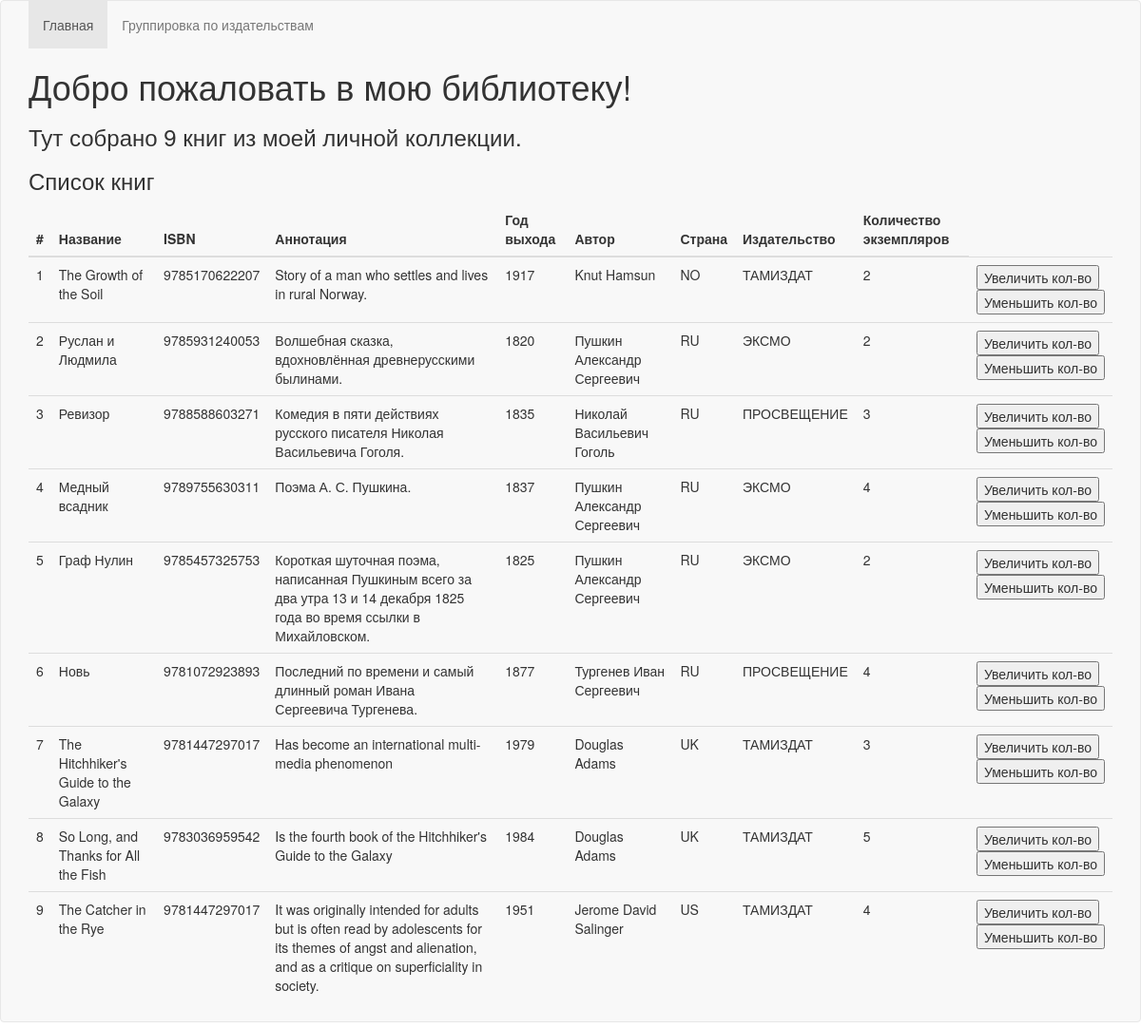
The page / on the database its author committed.
### p_library/models.py (models this page shows, shortened)
class Book(models.Model):
    ISBN = models.CharField(max_length=13)
    title = models.TextField()
    description = models.TextField()
    year_release = models.SmallIntegerField()
    copy_count = models.SmallIntegerField(default=1)
    price = models.DecimalField(decimal_places=2, max_digits=8, default=0.00)
    author = models.ForeignKey(Author, on_delete=models.CASCADE)
    publisher = models.ForeignKey(Publisher, on_delete=models.CASCADE)

class Author(models.Model):
    full_name = models.TextField()
    birth_year = models.SmallIntegerField()
    country = models.CharField(max_length=2)

class Publisher(models.Model):
    name = models.TextField()
    def __str__(self):
        return self.name

### p_library/views.py (the view)
# urls.py: path('', views.index),
def index(request):
    template = loader.get_template('index.html')
    books_count = Book.objects.all().count()
    books = Book.objects.all()
    biblio_data = {
        "books_count": books_count,
        "books": books,
        }
    return HttpResponse(template.render(biblio_data, request))

### p_library/templates/index.html (shortened to what this page needs)
<!DOCTYPE html>
<html lang="ru">
<head>
    <link rel="stylesheet" href="https://stackpath.bootstrapcdn.com/bootstrap/3.4.1/css/bootstrap.min.css">
</head>
<body>
    <div class="navbar navbar-default">
        <div class="navbar-inner">
            <div class="container">
            <ul class="nav navbar-nav">
                <li class="active"><a href="/">Главная</a></li>
                <li><a href="/redactions">Группировка по издательствам</a></li>
            </ul>
        </div>
    </div>
    <div class="container">
        <h1>Добро пожаловать в мою библиотеку!</h1>
        <h3>Тут собрано {{ books_count }} книг из моей личной коллекции.</h3>
        <h3>Список книг</h3>
        <table class="table">
            <thead>
                <tr>
                    <th>#</th>
                    <th>Название</th>
                    <th>ISBN</th>
                    <th>Аннотация</th>
                    <th>Год выхода</th>
                    <th>Автор</th>
                    <th>Страна</th>
                    <th>Издательство</th>
                    <th>Количество экземпляров</th>
                </tr>
            </thead>
                {% for book in books %}
                <tr>
                    <td>{{ forloop.counter }}</td>
                    <td>{{ book.title }}</td>
                    <td>{{ book.ISBN }}</td>
                    <td>{{ book.description }}</td>
                    <td>{{ book.year_release }}</td>
                    <td>{{ book.author.full_name }}</td>
                    <td>{{ book.author.country }}</td>
                    <td>{{ book.publisher }} </td>
                    <td>{{ book.copy_count }}</td>
                    <td>
                        <form action="/index/book_increment/" method="post" enctype="multipart/form-data">
                            <input type="submit" value="Увеличить кол-во" />
                        </form>
                        <form action="/index/book_decrement/" method="post" enctype="multipart/form-data">
                            <input type="submit" value="Уменьшить кол-во" />
                        </form>
                    </td>
                </tr>
                {% endfor %}
            </table>
    </div>
</body>
</html>

### rows shown on the page
Book: title "The Growth of the Soil", ISBN "9785170622207", description "Story of a man who settles and lives in rural Norway.", year_release "1917", author.full_name "Knut Hamsun", author.country "NO", publisher "ТАМИЗДАТ", copy_count "2"
Book: title "Руслан и Людмила", ISBN "9785931240053", description "Волшебная сказка, вдохновлённая древнерусскими былинами.", year_release "1820", author.full_name "Пушкин Александр Сергеевич", author.country "RU", publisher "ЭКСМО", copy_count "2"
Book: title "Ревизор", ISBN "9788588603271", description "Комедия в пяти действиях русского писателя Николая Васильевича Гоголя.", year_release "1835", author.full_name "Николай Васильевич Гоголь", author.country "RU", publisher "ПРОСВЕЩЕНИЕ", copy_count "3"
Book: title "Медный всадник", ISBN "9789755630311", description "Поэма А. С. Пушкина.", year_release "1837", author.full_name "Пушкин Александр Сергеевич", author.country "RU", publisher "ЭКСМО", copy_count "4"
Book: title "Граф Нулин", ISBN "9785457325753", description "Короткая шуточная поэма, написанная Пушкиным всего за два утра 13 и 14 декабря 1825 года во время ссылки в Михайловском.", year_release "1825", author.full_name "Пушкин Александр Сергеевич", author.country "RU", publisher "ЭКСМО", copy_count "2"
Book: title "Новь", ISBN "9781072923893", description "Последний по времени и самый длинный роман Ивана Сергеевича Тургенева.", year_release "1877", author.full_name "Тургенев Иван Сергеевич", author.country "RU", publisher "ПРОСВЕЩЕНИЕ", copy_count "4"
Book: title "The Hitchhiker's Guide to the Galaxy", ISBN "9781447297017", description "Has become an international multi-media phenomenon", year_release "1979", author.full_name "Douglas Adams", author.country "UK", publisher "ТАМИЗДАТ", copy_count "3"
Book: title "So Long, and Thanks for All the Fish", ISBN "9783036959542", description "Is the fourth book of the Hitchhiker's Guide to the Galaxy", year_release "1984", author.full_name "Douglas Adams", author.country "UK", publisher "ТАМИЗДАТ", copy_count "5"
Book: title "The Catcher in the Rye", ISBN "9781447297017", description "It was originally intended for adults but is often read by adolescents for its themes of angst and alienation, and as a critique on superficiality in society.", year_release "1951", author.full_name "Jerome David Salinger", author.country "US", publisher "ТАМИЗДАТ", copy_count "4"

### other values the page prints
{{ books_count }} "9"
